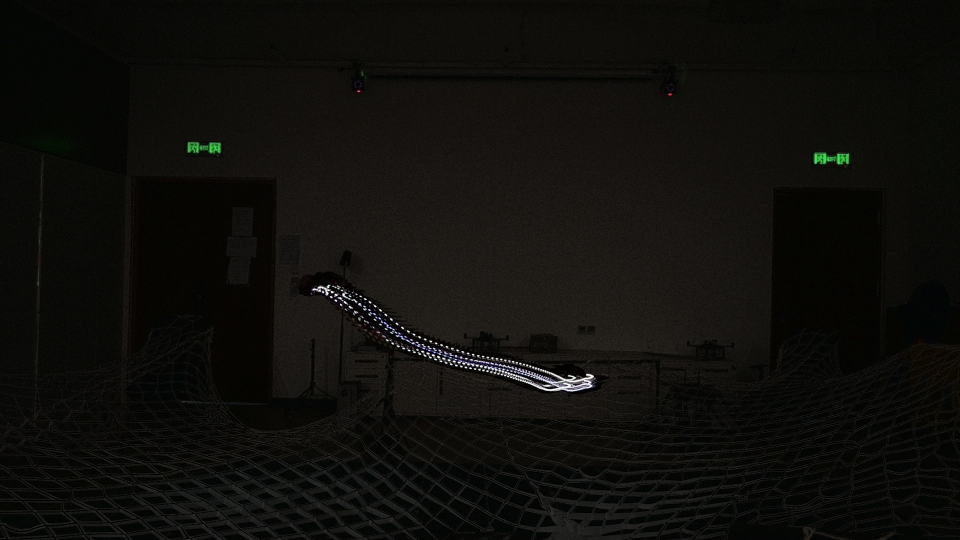
#> input picture pihnn_physical_ex_plot/早期程序/traj/composite_image_1.jpg, 1920 x 1080 px, found by its file name (shown at 1/2 size)
$ python save_and_compose.py
#> lines starting #> are read from the running program, lines starting #| are printed output that depends on the picture
"""
保存并合成图像脚本

功能：
- 将两张原图拷贝到 `saved/` 子目录
- 从 img1 提取红色通道并保存为 `*_R.png`
- 从 img2 提取绿+蓝通道并保存为 `*_GB.png`（R通道置0）
- 生成合成图（R from img1, G+B from img2）并保存为 `composed_output.jpg`

使用默认路径（与之前相同），也支持命令行参数覆盖。
"""
from __future__ import annotations

import argparse
from pathlib import Path
import shutil
from PIL import Image
import numpy as np


def parse_args():
    p = argparse.ArgumentParser()
    p.add_argument('--img1', type=Path, default=Path(r'D:\semixcode\hnn_exp\6\traj\composite_image_1.jpg'))
    p.add_argument('--img2', type=Path, default=Path(r'D:\semixcode\hnn_exp\6\traj\composite_image_2.jpg'))
    p.add_argument('--out-dir', type=Path, default=Path(r'D:\semixcode\hnn_exp\6\traj\saved'))
    return p.parse_args()


def ensure_dir(p: Path):
    p.mkdir(parents=True, exist_ok=True)


def save_channel_images(img1_path: Path, img2_path: Path, out_dir: Path) -> tuple[Path, Path, Path]:
    ensure_dir(out_dir)
    if not img1_path.exists():
        raise FileNotFoundError(f"img1 not found: {img1_path}")
    if not img2_path.exists():
        raise FileNotFoundError(f"img2 not found: {img2_path}")

    # copy originals
    dest1 = out_dir / img1_path.name
    dest2 = out_dir / img2_path.name
    shutil.copy2(img1_path, dest1)
    shutil.copy2(img2_path, dest2)

    img1 = Image.open(img1_path).convert('RGB')
#> img1 is the input picture: PIL image 1920x1080 RGB; mean R, G, B 15.4, 14.8, 11.5
    img2 = Image.open(img2_path).convert('RGB')
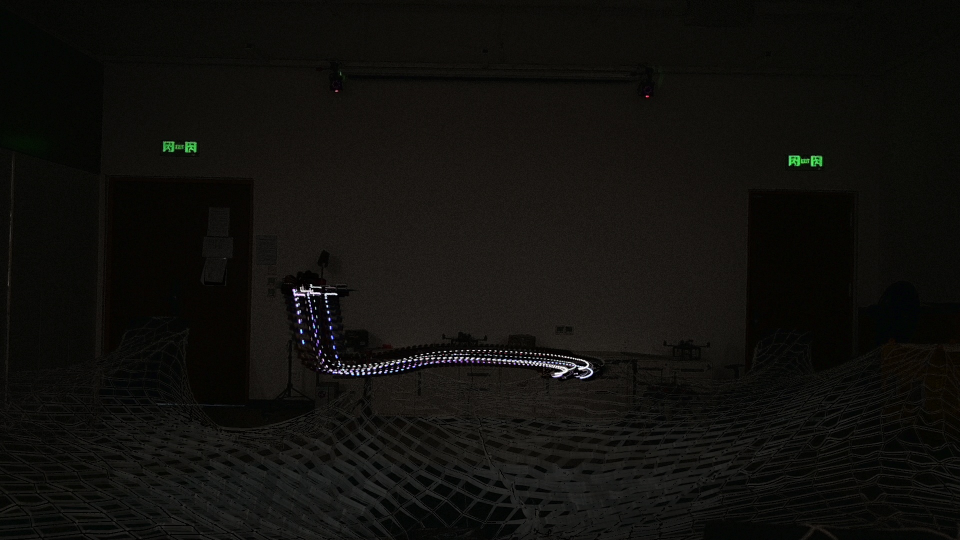
#> input picture pihnn_physical_ex_plot/早期程序/traj/composite_image_2.jpg, 1920 x 1080 px, found by its file name (shown at 1/2 size)
#> img2 is the input picture: PIL image 1920x1080 RGB; mean R, G, B 16.7, 15.8, 12.9

    # resize img2 to img1 size if needed
    if img2.size != img1.size:
        img2 = img2.resize(img1.size, resample=Image.LANCZOS)

    a = np.array(img1)
    b = np.array(img2)

    # R image (from img1) - save as RGB where R=original, G=B=0
    r = a[:, :, 0]
    zeros = np.zeros_like(r)
    r_rgb = np.stack([r, zeros, zeros], axis=2).astype(np.uint8)
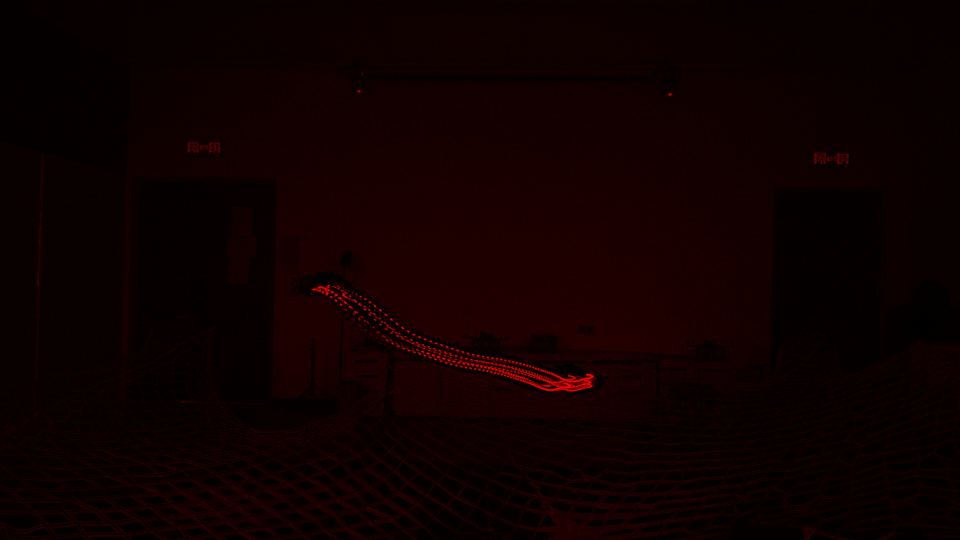
#> r_rgb: shape (1080, 1920, 3) (shown at 1/2 size); mean of channels 0, 1, 2 15.4, 0, 0; drawn as R, G, B
    r_img = Image.fromarray(r_rgb, mode='RGB')
    r_path = out_dir / (img1_path.stem + '_R.png')
    r_img.save(r_path)

    # GB image (from img2) - set R=0
    gb = np.stack([np.zeros_like(b[:, :, 0]), b[:, :, 1], b[:, :, 2]], axis=2).astype(np.uint8)
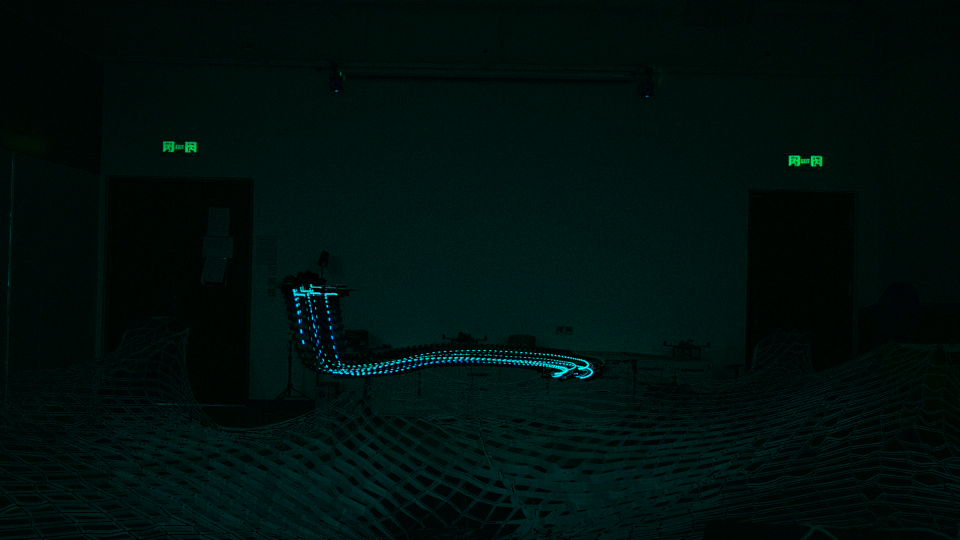
#> gb: shape (1080, 1920, 3) (shown at 1/2 size); mean R, G, B 0, 15.8, 12.9
    gb_img = Image.fromarray(gb)
    gb_path = out_dir / (img2_path.stem + '_GB.png')
    gb_img.save(gb_path)

    # composed color image R(from img1), G,B(from img2)
    composed = np.stack([r, b[:, :, 1], b[:, :, 2]], axis=2).astype(np.uint8)
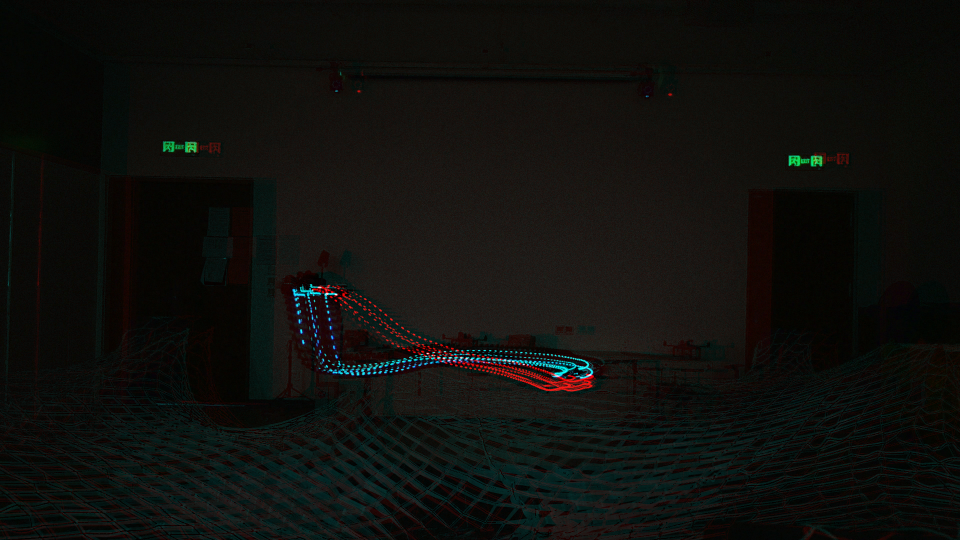
#> composed: shape (1080, 1920, 3) (shown at 1/2 size); mean R, G, B 15.4, 15.8, 12.9
    comp_img = Image.fromarray(composed)
    comp_path = out_dir / 'composed_output.jpg'
    comp_img.save(comp_path, quality=95)

    return dest1, dest2, r_path, gb_path, comp_path


def main():
    args = parse_args()
    ensure_dir(args.out_dir)
    print(f"Using img1: {args.img1}")
    print(f"Using img2: {args.img2}")
    saved_orig1, saved_orig2, r_path, gb_path, comp_path = save_channel_images(args.img1, args.img2, args.out_dir)
    print('Saved originals to:', saved_orig1, saved_orig2)
    print('Saved R-channel image:', r_path)
    print('Saved GB-channel image:', gb_path)
    print('Saved composed image:', comp_path)

if __name__ == '__main__':
    main()
